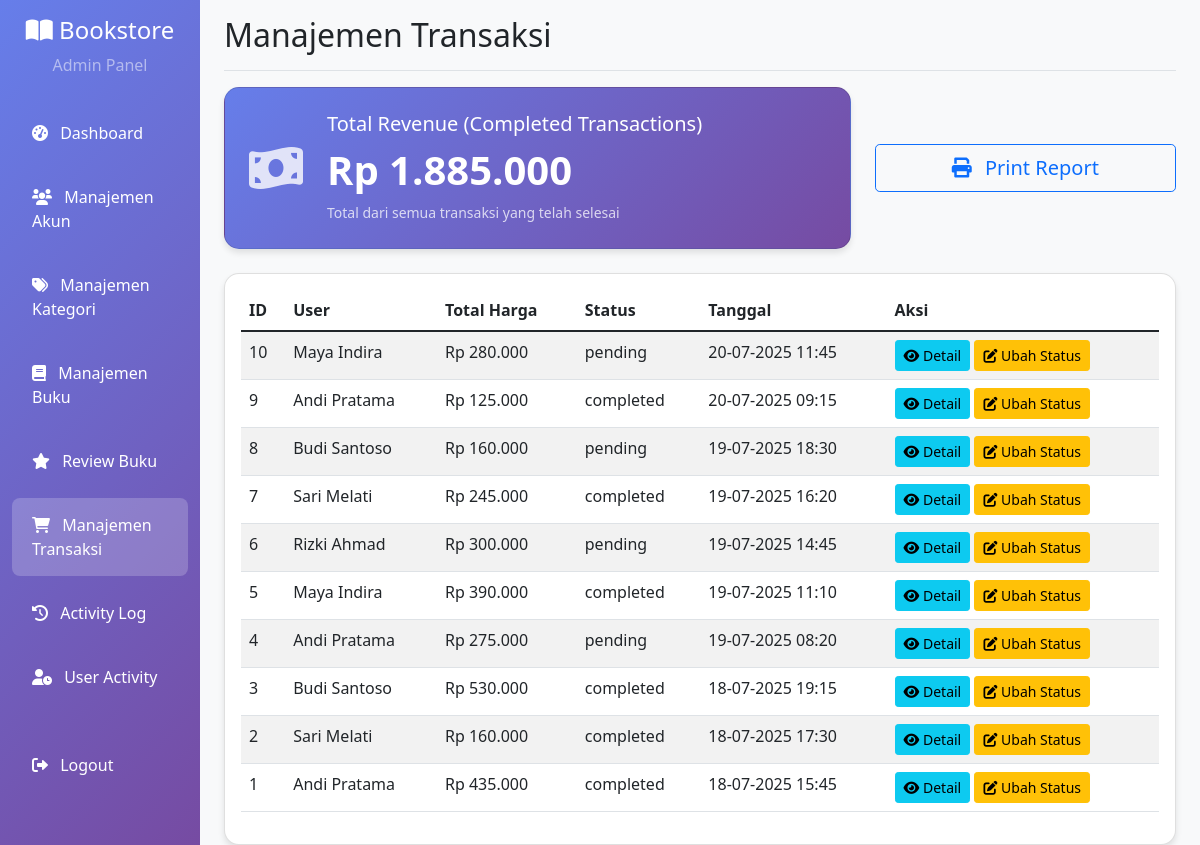
The app's page /admin/transactions.php (signed in) with its own data.
### tables this page shows
CREATE TABLE `transactions` (
  `id` int(11) NOT NULL,
  `user_id` int(11) NOT NULL,
  `total_price` decimal(10,2) NOT NULL,
  `status` varchar(20) DEFAULT 'pending',
  `created_at` timestamp NOT NULL DEFAULT current_timestamp()
);

CREATE TABLE `users` (
  `id` int(11) NOT NULL,
  `name` varchar(100) NOT NULL,
  `email` varchar(100) NOT NULL,
  `password` varchar(255) NOT NULL,
  `role` varchar(20) DEFAULT 'user',
  `created_at` timestamp NOT NULL DEFAULT current_timestamp()
);

### src/config/database.php (called while the page is built, shortened)
<?php
function formatRupiah($amount) {
    return "Rp " . number_format($amount, 0, ',', '.');
}
function formatDate($date) {
    return date('d-m-Y H:i', strtotime($date));
}
?>

### src/admin/transactions.php (the view, shortened to what this page needs)
<?php
require_once '../config/database.php';
$pdo = getConnection();
$stmt = $pdo->query("SELECT SUM(total_price) as total_revenue FROM transactions WHERE status = 'completed'");
$totalRevenue = $stmt->fetchColumn();
$stmt = $pdo->query("SELECT t.*, u.name as user_name FROM transactions t JOIN users u ON t.user_id = u.id ORDER BY t.created_at DESC");
$transactions = $stmt->fetchAll(PDO::FETCH_ASSOC);
?>
<!DOCTYPE html>
<html lang="en">
<head>
    <link href="https://cdn.jsdelivr.net/npm/bootstrap@5.1.3/dist/css/bootstrap.min.css" rel="stylesheet">
    <link href="https://cdnjs.cloudflare.com/ajax/libs/font-awesome/6.0.0/css/all.min.css" rel="stylesheet">
</head>
<body class="bg-light">
    <div class="container-fluid">
        <div class="row">
            <?php include 'sidebar.php'; ?>
            <main class="col-md-9 ms-sm-auto col-lg-10 px-md-4">
                <div class="d-flex justify-content-between flex-wrap flex-md-nowrap align-items-center pt-3 pb-2 mb-3 border-bottom">
                    <h1 class="h2">Manajemen Transaksi</h1>
                </div>
                <div class="screen-content">
                    <div class="row mb-4 no-print">
                        <div class="col-md-8">
                            <div class="card revenue-card">
                                <div class="card-body p-4">
                                    <div class="row align-items-center">
                                        <div class="col-auto">
                                            <i class="fas fa-money-bill-wave revenue-icon"></i>
                                        </div>
                                        <div class="col">
                                            <h5 class="card-title mb-1">Total Revenue (Completed Transactions)</h5>
                                            <p class="revenue-amount"><?= formatRupiah($totalRevenue) ?></p>
                                            <small class="opacity-75">Total dari semua transaksi yang telah selesai</small>
                                        </div>
                                    </div>
                                </div>
                            </div>
                        </div>
                        <div class="col-md-4 d-flex align-items-center">
                            <button class="btn btn-outline-primary btn-lg w-100" onclick="printReport()">
                                <i class="fas fa-print me-2"></i>
                                Print Report
                            </button>
                        </div>
                    </div>
                    <div class="card">
                        <div class="card-body">
                            <table class="table table-striped table-hover">
                                <thead>
                                    <tr>
                                        <th>ID</th>
                                        <th>User</th>
                                        <th>Total Harga</th>
                                        <th>Status</th>
                                        <th>Tanggal</th>
                                        <th>Aksi</th>
                                    </tr>
                                </thead>
                                <tbody>
                                    <?php foreach ($transactions as $transaction): ?>
                                        <tr>
                                            <td><?= $transaction['id'] ?></td>
                                            <td><?= htmlspecialchars($transaction['user_name']) ?></td>
                                            <td><?= formatRupiah($transaction['total_price']) ?></td>
                                            <td><?= htmlspecialchars($transaction['status']) ?></td>
                                            <td><?= formatDate($transaction['created_at']) ?></td>
                                            <td>
                                                <button class="btn btn-sm btn-info" onclick="viewTransactionDetail(<?= $transaction['id'] ?>)">
                                                    <i class="fas fa-eye"></i> Detail
                                                </button>
                                                <button class="btn btn-sm btn-warning" onclick="updateTransactionStatus(<?= $transaction['id'] ?>, '<?= $transaction['status'] ?>')">
                                                    <i class="fas fa-edit"></i> Ubah Status
                                                </button>
                                            </td>
                                        </tr>
                                    <?php endforeach; ?>
                                </tbody>
                            </table>
                        </div>
                    </div>
                </div>
            </main>
        </div>
    </div>
</body>
</html>

### src/admin/transactions.php (style rules this page uses)
.revenue-card { background: linear-gradient(135deg, #667eea 0%, #764ba2 100%); color: white; border-radius: 15px; box-shadow: 0 8px 20px rgba(102, 126, 234, 0.3); transition: transform 0.3s ease, box-shadow 0.3s ease; }
.revenue-icon { font-size: 3rem; opacity: 0.8; }
.revenue-amount { font-size: 2.5rem; font-weight: 700; margin: 0; }

### src/admin/sidebar.php (style rules this page uses)
.card { border-radius: 15px; box-shadow: 0 4px 6px rgba(0,0,0,0.1); transition: transform 0.3s ease; }

### records on screen
transactions: id "10", user.name "Maya Indira", total_price "Rp 280.000", status "pending", created_at "20-07-2025 11:45"
transactions: id "9", user.name "Andi Pratama", total_price "Rp 125.000", status "completed", created_at "20-07-2025 09:15"
transactions: id "8", user.name "Budi Santoso", total_price "Rp 160.000", status "pending", created_at "19-07-2025 18:30"
transactions: id "7", user.name "Sari Melati", total_price "Rp 245.000", status "completed", created_at "19-07-2025 16:20"
transactions: id "6", user.name "Rizki Ahmad", total_price "Rp 300.000", status "pending", created_at "19-07-2025 14:45"
transactions: id "5", user.name "Maya Indira", total_price "Rp 390.000", status "completed", created_at "19-07-2025 11:10"
transactions: id "4", user.name "Andi Pratama", total_price "Rp 275.000", status "pending", created_at "19-07-2025 08:20"
transactions: id "3", user.name "Budi Santoso", total_price "Rp 530.000", status "completed", created_at "18-07-2025 19:15"
transactions: id "2", user.name "Sari Melati", total_price "Rp 160.000", status "completed", created_at "18-07-2025 17:30"
transactions: id "1", user.name "Andi Pratama", total_price "Rp 435.000", status "completed", created_at "18-07-2025 15:45"

### other values on screen
formatRupiah($totalRevenue) "Rp 1.885.000"
